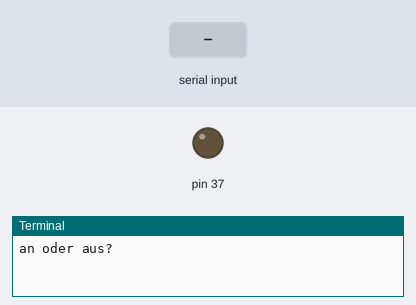
A program run on a simulated Raspberry Pi (header pin numbers). On the bench: output pins drawn as LEDs (lit = HIGH), the last lines printed to the terminal. The inputs (shaded band) are chosen by the test bench.

Above: at 1.2 s.
1.3 s: "1" typed at the terminal, then Enter
At 1.7 s:
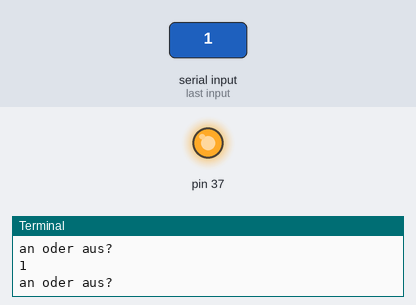
2.8 s: "an" typed at the terminal, then Enter
At 4.0 s:
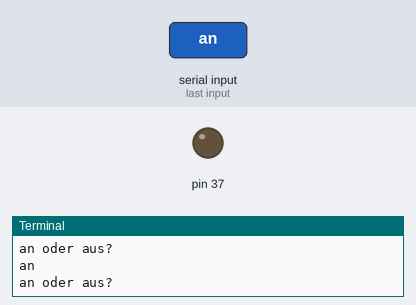
4.3 s: "0" typed at the terminal, then Enter
At 5.2 s:
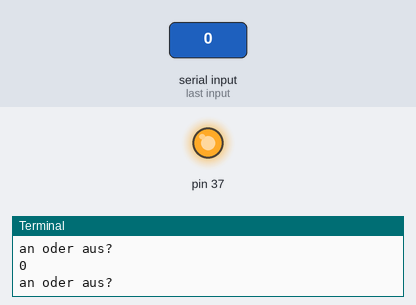
Timing chart, 0 to 7.3 s (numbered marks = the images above; inputs shaded):
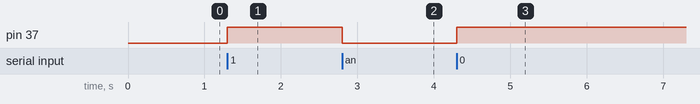

Measured:
- after the input at 1.3 s, pin 37: LOW → HIGH at once
- after the input at 2.8 s, pin 37: HIGH → LOW at once
- after the input at 4.3 s, pin 37: LOW → HIGH at once

The program:

led-an.py
```python
from RPi import GPIO

# GPIO initialisieren
GPIO.setmode(GPIO.BOARD)
GPIO.setup(37, GPIO.OUT)

while True:
   print("an oder aus?")
   state = input()
   if state == "an":
      # Spannungspotential aufbauen (verbunden mit +3,3V) => Strom fliessen lassen
      GPIO.output(37, False)
   else:
      GPIO.output(37, True)

GPIO.cleanup
```
